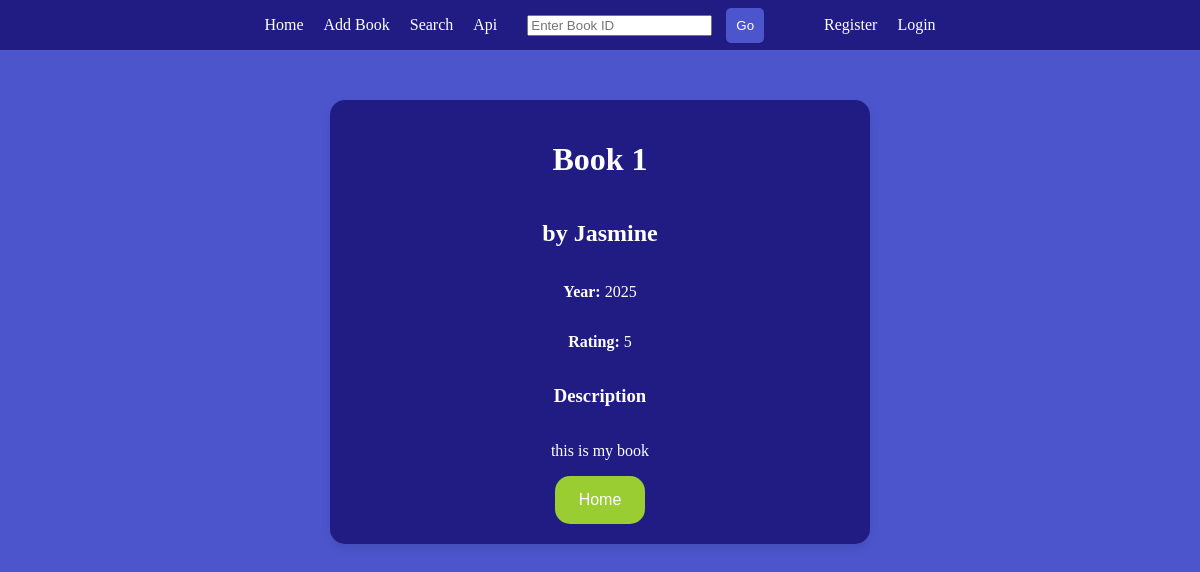
Page /details/3/ on the committed database.
### books/models.py (models this page shows, shortened)
class Book(models.Model):
    title = models.CharField(max_length=100)
    author = models.CharField(max_length=100)
    year = models.IntegerField(
        validators=[MinValueValidator(1000), MaxValueValidator(9999)],
        help_text="Enter a 4-digit year (e.g., 2024)"
    )
    rating = models.IntegerField(
        validators=[MinValueValidator(1), MaxValueValidator(10)],
        help_text="Enter a rating between 1 and 10"
    )
    description = models.TextField()
    created_by = models.ForeignKey(User, on_delete=models.CASCADE, null=True, blank=True)

### books/views.py (the view)
# urls.py: path('details/<int:book_id>/', views.details, name="details"),
def details(request, book_id):
    book = Book.objects.get(id=book_id)
    return render(request, "books/details.html", {'book': book})

### books/templates/books/details.html (shortened to what this page needs)
{% extends "books/layout.html" %} {% block content %} {% if book %}
<div class="book-details">
	<h1>{{ book.title }}</h1>
	<h2>by {{ book.author }}</h2>
	<p><strong>Year:</strong> {{ book.year }}</p>
	<p><strong>Rating:</strong> {{ book.rating }}</p>
	<h3>Description</h3>
	<p>{{ book.description }}</p>
	<div>
		<a
			class="btn btn-default"
			href="{% url 'home' %}"
		>
			Home
		</a>
	</div>
</div>
{% endif %} {% endblock %}

### books/static/books/style.css (style rules this page uses)
:root { --prim: #211c84; --sec: #4d55cc; --third: #7a73d1; --fourth: #b5a8d5; }
body { padding: 0; margin: 0; height: 100%; background-color: var(--sec); color: white; }
.book-details { display: flex; flex-direction: column; align-items: center; min-width: 500px; max-width: 800px; padding: 20px; background-color: var(--prim); border-radius: 15px; box-shadow: 0 4px 8px rgba(0, 0, 0, 0.1); align-self: center; justify-self: center; margin-top: 50px; }
.btn { height: 48px; min-width: 64px; padding: 8px 24px; margin-inline: 8px 8px; border: none; border-radius: 15px; color: white; cursor: pointer; transition: all; box-sizing: border-box; font-size: 1rem; transition-delay: 10ms; line-height: 1; background-color: var(--fourth); font-family: sans-serif; display: inline-flex; align-items: center; justify-content: center; text-align: center; }
a.btn { text-decoration: none; }
.btn-default { background-color: yellowgreen; }

### rows in the picture
Book: title "Book 1", author "Jasmine", year "2025", rating "5", description "this is my book"
